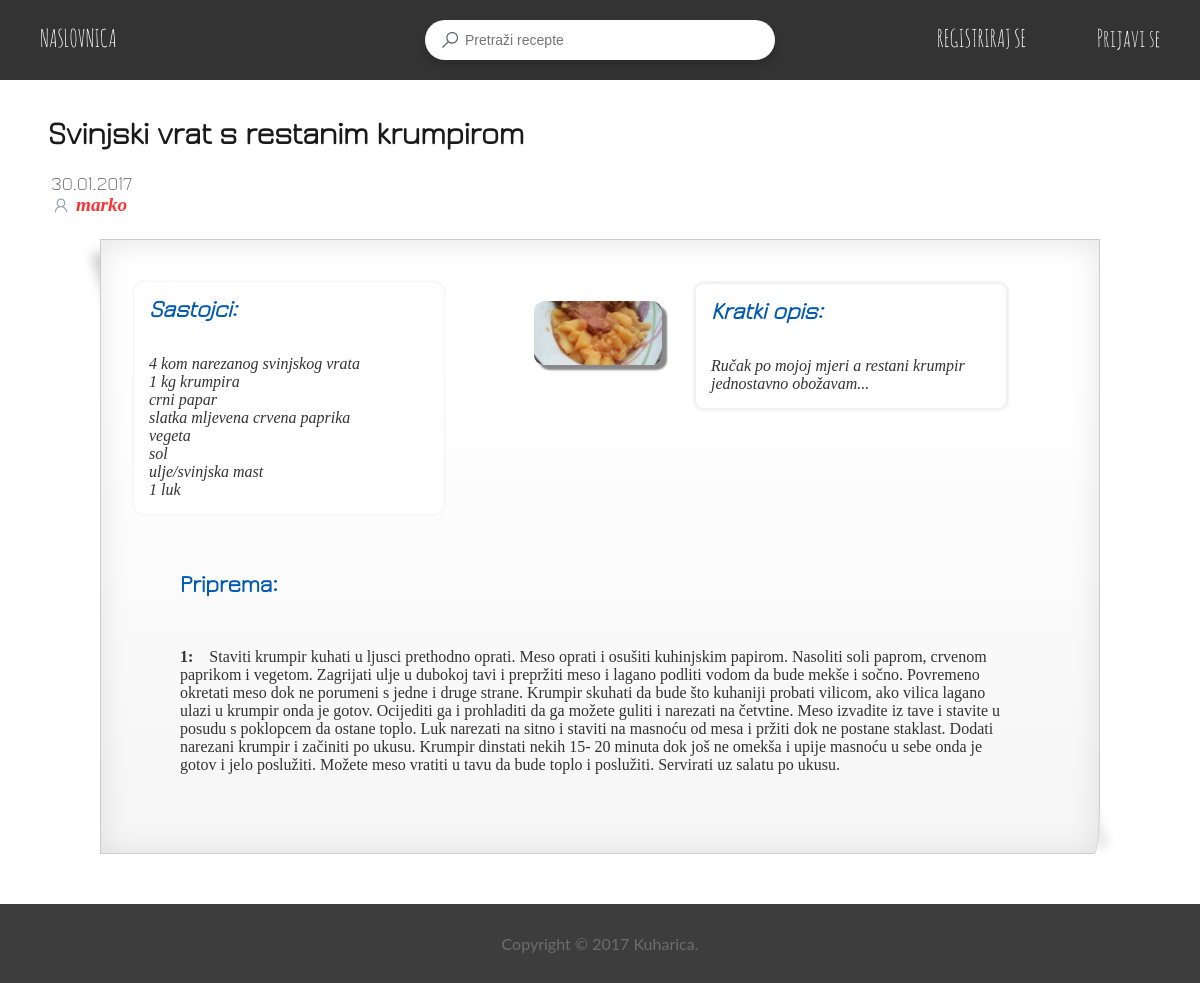
The page /recept.php?id=26 on the database its author committed.
### tables this page shows
CREATE TABLE `recept` (
  `ID_recepta` int(11) NOT NULL,
  `Ime_recepta` varchar(50) NOT NULL,
  `Kratki_opis` text NOT NULL,
  `datum_objave` date NOT NULL,
  `ID_autora` int(11) DEFAULT NULL,
  `Flag` int(11) NOT NULL DEFAULT '0',
  `dozvola` int(2) NOT NULL DEFAULT '0'
);

CREATE TABLE `korisnik` (
  `ID` int(11) NOT NULL,
  `username` varchar(20) NOT NULL,
  `password` varchar(40) NOT NULL,
  `email` varchar(100) NOT NULL,
  `spol` varchar(10) NOT NULL,
  `permission` varchar(10) NOT NULL DEFAULT 'member',
  `join_date` date NOT NULL,
  `last_login` datetime DEFAULT NULL,
  `slika` varchar(50) NOT NULL DEFAULT 'default-profile.jpg'
);

### recept.php (the view, shortened to what this page needs)
<?php
	$receptID = $_GET['id'];
	if(is_numeric($receptID)) {
		$query = "SELECT * FROM sastojci where ID_recepta = '$receptID'";
			$result = mysql_query($query);
			$receptSastojciArray = Array();
			while ($row = mysql_fetch_array($result, MYSQL_ASSOC)) {
				$receptSastojciArray[] =  $row['Sastojak'];
			}
		$query = "SELECT * FROM priprema where ID_recepta = '$receptID'";
			$result = mysql_query($query);
			while ($row = mysql_fetch_array($result, MYSQL_ASSOC)) {
				$receptPripremaArray[] =  $row['Priprema'];
			}
		$query = "SELECT * FROM recept where ID_recepta = '$receptID'";
			$result = mysql_query($query);
			while ($row = mysql_fetch_array($result, MYSQL_ASSOC)) {
				$receptDatum = date('d.m.Y', strtotime( $row['datum_objave'] ));
				$receptIme = $row['Ime_recepta'];
				$receptOpis = $row['Kratki_opis'];
			}
		$query = "SELECT Ime_slike FROM slika where ID_recepta = '$receptID'";
			$result = mysql_query($query);
			while ($row = mysql_fetch_array($result, MYSQL_ASSOC)) {
				$receptSlikaArray[] =  $row['Ime_slike'];
			}
		$query = "SELECT username, join_date, spol, last_login FROM korisnik INNER JOIN recept ON (recept.ID_autora=korisnik.ID) WHERE ID_recepta = '$receptID'";
			$result = mysql_query($query);
			while ($row = mysql_fetch_array($result, MYSQL_ASSOC)) {
				$receptUsername =  $row['username'];
				$spol = $row['spol'];
				$receptJoinD =  date('d.m.Y', strtotime( $row['join_date'] ));
				$receptLastL =  date('d.m.Y  H:i', strtotime( $row['last_login'] ));
			}
		$query = "SELECT count(*) as BrRecepata FROM korisnik INNER JOIN recept ON (recept.ID_autora=korisnik.ID) WHERE username = '$receptUsername'";
			$result = mysql_query($query);
			while ($row = mysql_fetch_array($result, MYSQL_ASSOC)) {
				$BrRecepata =  $row['BrRecepata'];
			}
		$query = "SELECT slika FROM korisnik WHERE username='".$receptUsername."'";
		$result = mysql_query($query);
		while ($row = mysql_fetch_array($result, MYSQL_ASSOC)) {
			$slikaProf=$row['slika'];
		}
		if(!$_SESSION['potrebnaForma']){
		$prosjek=0;
		$glasova=0;
		$query = "SELECT count(*) as glasova FROM ocjena INNER JOIN korisnik ON (korisnik.ID=ocjena.id_korisnika) INNER JOIN recept ON (recept.ID_recepta=ocjena.id_recepta) WHERE recept.ID_recepta = '$receptID'";
		$result = mysql_query($query);
		while($row = mysql_fetch_array($result, MYSQL_ASSOC))
			{$glasova=$row['glasova'];}
		$query = "SELECT count(*) AS spremljen FROM spremljenirecepti INNER JOIN korisnik ON (korisnik.ID=spremljenirecepti.id_korisnika) INNER JOIN recept ON (recept.ID_recepta=spremljenirecepti.id_recepta) WHERE recept.ID_recepta = '$receptID' AND korisnik.username='".$_SESSION['user']."'";
		$result = mysql_query($query);
		$row = mysql_fetch_array($result, MYSQL_ASSOC);
	    $spremljen=$row['spremljen'];
		}
?>
<html>
    <head>
        <link href="css/style.css" rel="stylesheet">
		<link href="css/hover.css" rel="stylesheet" media="all">
		<link href="css/grid.css" rel="stylesheet" media="all">
		<link href="css/rating.css" rel="stylesheet" media="all">
    </head>
    <body onload='ocjena(<?php echo "$prosjek,$glasova" ?>);'>
        <?php include 'include/header.php';
			  include("include/profil_modal.php"); ?>
		<div style="margin-left:4%; color:#1a1a1a;"><br/><br/>
		<h1><span style="float:left"><?php echo $receptIme ?></h1></span>
		</div>
		<br/><br/>
		<div style="color: #8c8c8c; font-weight:bold; margin: 0 0 20px 4%;">
			<table>
			<tr><td><span style="font-family: Jura; font-size:120%"><?php echo "{$receptDatum} <br/>"; ?></span>
			<span style="color: #ff3333;font-family: Georgia, serif; font-style: italic; font-size:120%">
				<span style="cursor: pointer;" onclick="profil('<?php echo $receptUsername; ?>','<?php echo $slikaProf; ?>',' &emsp;<?php echo $spol; ?>',' &emsp;<?php echo $receptJoinD; ?>',' &emsp;<?php echo $receptLastL; ?>',' &emsp;<?php echo $BrRecepata; ?>');">
						<div class="search-option" style="position:relative; float:left">
							<div style="margin-left:15px;margin-right:-10px;margin-top:-8px">
								<svg class="edit-pen-title">
								  <use xmlns:xlink="http://www.w3.org/1999/xlink" xlink:href="#user"></use>
								</svg>
							</div>
						</div>
				<b><?php echo "{$receptUsername}"; ?></b></span>
			</span></td>
			</tr>
			</table>
		</div>
		<div class="content-wrapper">
			<table class="box1" style="width:auto; margin: 0 100px 0 100px;">
			<?php if (!$_SESSION['potrebnaForma']) { ?>
				<tr><td colspan=3><span style="float:right"> <button id="btnfollow" class="btn1 followButton <?php if($spremljen==1)echo 'following'; ?>" onclick="spremirecept();" style="margin-bottom:20px" rel="6"><?php if($spremljen==1)echo 'Recept spremljen'; else echo 'Spremi recept'; ?></button></h1></span></td></tr>
				<?php }else echo"<tr><td><div style='height:25px'></div></td></tr>";  ?>
				<tr>
					<td>
						<div class="content-column" style="height:100%;">
							<div class="temp_content" style='border:solid 2px #f2f2f2;border: none;border-radius:10px; background-color: #ffffff; color: #333333; font-family: Georgia, serif; font-style: italic;"' >
								<h2 style="color:#0059b3">Sastojci:</h2>
								<br>
								<?php
									for($i = 0; $i < sizeof($receptSastojciArray); $i++) {
										echo $receptSastojciArray[$i];
										echo "<br>";
									}
								?>
							</div>
						</div>
					</td>
					<td>
							<div class="pic_content_prikaz" style="margin: 4px 10px 0 10px;">
								<img src="images/<?php echo $receptSlikaArray[0]  ?>" alt="Ne mozemo prikazati sliku =/" style="border-radius:10px; box-shadow: 5px 5px 2px #888888;width:600px;" onclick="document.getElementById('slika').style.display='block'" >
							</div>
					</td>
					<td>
						<div class="content-column" style="height:100%;">
						<div class="temp_content" style='border:solid 2px #f2f2f2; border-radius:10px; background-color: #ffffff; color: #333333; font-family: Georgia, serif; font-style: italic;'>
							<h2 style="color:#0059b3">Kratki opis:</h2>
								<br>
								<span style="font-style: italic;">
								<?php
									echo $receptOpis;
								?></span>
							</div>
						</div>
					</td>
				</tr>
				<tr>
					<td colspan="3">
						<br/><br/>
						<div style="max-width: 96.2%; border-radius:10px; margin: 0 50px 50px 50px">
							<div class="container" style=' color: #333333; font-family: Georgia, serif;' >
								<h2 style="color:#0059b3;">Priprema:</h2>
								<span style="color:#333333">
								<?php
									for($j = 0; $j < sizeof($receptPripremaArray); $j++) {
										echo "<br><br>";
										echo "<b>" . ($j+1) . ":&emsp;</b>";
										echo $receptPripremaArray[$j];
										echo "<br>";
									}
								?>
								</span>
							</div>
						</div>
					</td>
					<td>
					</td>
				</tr>
			</table>
		</div>
		<?php include 'include/footer.php'; ?>
	</body>
</html>
	<?php } else header('Location: index.php');?>

### css/style.css (style rules this page uses)
.container { padding: 16px; }
.temp_content { position: relative; width: 80%; padding: 15px; border: solid 1px #e6e6e6; box-shadow: 0 0 2px 1px #f2f2f2; font-family: Jura; margin:auto; border-radius:5px; background-color: #f8f8f8; }
.content-wrapper { max-width:1400px; margin:auto; }
.content-column { width: 350px; float:left; }
td { text-align: left; vertical-align: top; }
img { max-width: 100%; height: auto; }
h1, h2, h3, h4, h5, h6 { margin: 0 0 15px; font-weight: bold; font-family: Jura; }
html, body { height: 100% }
html { background: url(Pics/background.jpg) no-repeat center center fixed; -webkit-background-size: cover; -moz-background-size: cover; -o-background-size: cover; background-size: cover; }
body { color: #666666; font-family: 'Lato', sans-serif; }
body { position:relative }
html, body { padding: 0; margin: 0; }
.box1 { margin: 20px; padding: 10px; min-height: 200px; position:relative; display: inline-block; background: -webkit-gradient(linear, 0% 20%, 0% 1000%, from(#fff), to(#fff), color-stop(.1,#f3f3f3)); border: 1px solid #ccc; -webkit-box-shadow: 0px 3px 30px rgba(0, 0, 0, 0.1) inset; -webkit-border-bottom-right-radius: 6px 50px; }
.box1:before { content: ''; width: 50px; height: 100px; position:absolute; bottom:0; right:0; -webkit-box-shadow: 20px 20px 10px rgba(0, 0, 0, 0.1); z-index:-1; -webkit-transform: translate(-35px,-40px) skew(0deg,30deg) rotate(-25deg); }
.box1:after { content: ''; width: 100px; height: 100px; top:0; left:0; position:absolute; display: inline-block; z-index:-1; -webkit-box-shadow: -10px -10px 10px rgba(0, 0, 0, 0.2); -webkit-transform: rotate(2deg) translate(20px,25px) skew(20deg); }
.box1 img { width: 100%; margin-top: 15px; }
.search-option { position: absolute; text-align: right; top: 10px; right: 15px; }
.search-option div { position: relative; display: inline-block; margin: 0 1px; cursor: pointer; }
.search-option div svg { height: 20px; width: 20px; fill: #5a6674; opacity: 0.6; -webkit-transition: all .2s ease-in-out; transition: all .2s ease-in-out; pointer-events: none; }

### rows shown on the page
recept: Ime_recepta "Svinjski vrat s restanim krumpirom", datum_objave "30.01.2017", Kratki_opis "Ručak po mojoj mjeri a restani krumpir jednostavno obožavam..."
korisnik: username "marko"

### other values the page prints
$receptSastojciArray[$i] "4 kom narezanog svinjskog vrata"
$receptSastojciArray[$i] "1 kg krumpira"
$receptSastojciArray[$i] "crni papar"
$receptSastojciArray[$i] "slatka mljevena crvena paprika"
$receptSastojciArray[$i] "vegeta"
$receptSastojciArray[$i] "sol"
$receptSastojciArray[$i] "ulje/svinjska mast"
$receptSastojciArray[$i] "1 luk"
